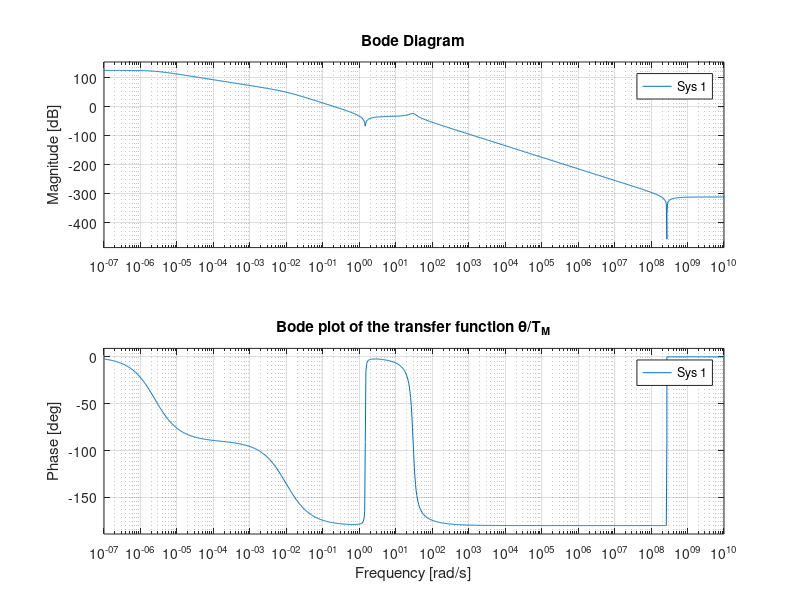
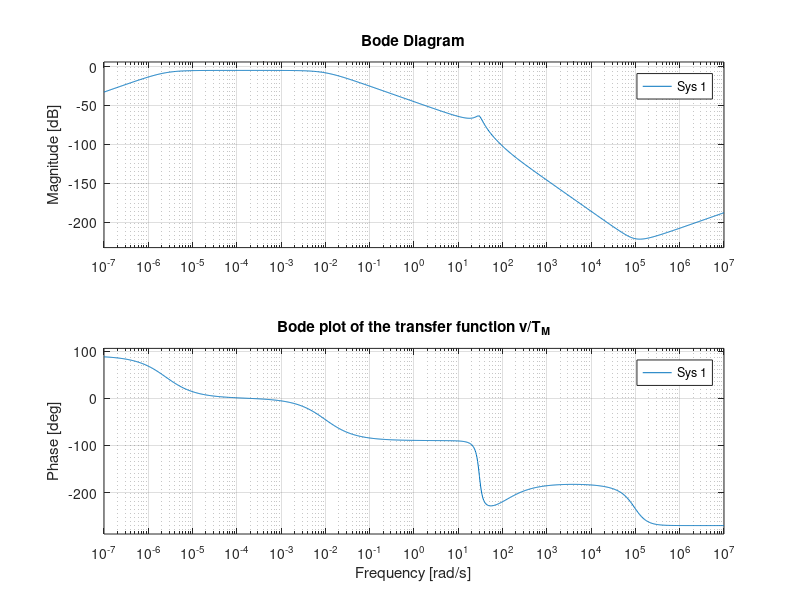

MATLAB code to generate these figures, in order:
close all; clear; clc;

%% System data
g = 9.81;               % gravity acceleration [m/s^2]
m = 1500;               % vehicle mass [kg]
J_wheel = 1;            % moment of inertia of the wheel [kg*m^2]
J_M = 0.05;             % moment of inertia of the motor [kg*m^2]
alpha = deg2rad(5);     % slope of the road [degrees]
Rw = 0.35;               % wheel radius [m]
r1 = 0.005;             % damping coefficient 1 [Nms/rad]
r2 = 0.005;             % damping coefficient 2 [Nms/rad]
tau_1 = 3;              % transmission ratio [-]
tau_2 = 1;              % differential ratio [-]
rho_air = 1.225;        % air density [kg/m^3]
A_front = 2.2;          % front surface of the vehicle [m^2]
Cx = 0.3;               % drag coefficient [-]
C_RR = 0.01;            % rolling coefficient [-]
k_RR = 0.0002;          % rolling coefficient [s/m]
Ra = 0.05;              % Armature resistance [Ohm]
La = 0.00015;           % Armature inductance [H]
Kphi = 0.8;             % Motor constant [Nm/A]

kt = 400;              % torsional stiffness of the drive shaft [Nm/rad]
ct = 4;                % damping coefficient of the drive shaft [Nms/rad]

v0 = 15;                % steady-state vehicle speed [m/s]
v_w0 = 3.5;             % steady-state wind speed [m/s]

%% Equations of motion
m_theta = J_M;
m_x = 4*J_wheel/(Rw^2)+m;
r_theta = (r1+ct)/(tau_1^2);
r_x = (r2*tau_2^2 + ct*tau_2^2)/(Rw^2) + C_RR*k_RR*m*g + rho_air*Cx*A_front*(v0 + v_w0);
r_theta_x = -tau_2/tau_1*ct/Rw;
k_theta = kt/(tau_1^2);
k_x = kt*tau_2^2/(Rw^2);
k_theta_x = -tau_2/tau_1*kt/Rw;

M = [m_theta  0
        0    m_x];

R = [ r_theta  r_theta_x
     r_theta_x    r_x   ];

K = [ k_theta  k_theta_x
     k_theta_x    k_x   ];

%% Transfer functions matrix
s = tf('s');
E = M*s^2 + R*s + K;
G = inv(E);

figure;
bode(G(1,1));
title('Bode plot of the transfer function \theta/T_M');
figure;
bode(s*G(2,1));
title('Bode plot of the transfer function v/T_M');